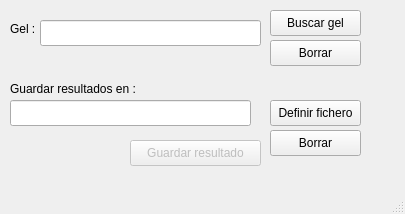
<?xml version="1.0" encoding="UTF-8"?>
<ui version="4.0">
 <class>MainWindow</class>
 <widget class="QMainWindow" name="MainWindow">
  <property name="geometry">
   <rect>
    <x>0</x>
    <y>0</y>
    <width>405</width>
    <height>214</height>
   </rect>
  </property>
  <property name="windowTitle">
   <string>MainWindow</string>
  </property>
  <widget class="QWidget" name="centralwidget">
   <widget class="QLabel" name="label">
    <property name="geometry">
     <rect>
      <x>10</x>
      <y>20</y>
      <width>31</width>
      <height>18</height>
     </rect>
    </property>
    <property name="text">
     <string>&lt;html&gt;&lt;head/&gt;&lt;body&gt;&lt;p&gt;Gel :&lt;/p&gt;&lt;/body&gt;&lt;/html&gt;</string>
    </property>
   </widget>
   <widget class="QLineEdit" name="legel">
    <property name="geometry">
     <rect>
      <x>40</x>
      <y>20</y>
      <width>221</width>
      <height>26</height>
     </rect>
    </property>
    <property name="readOnly">
     <bool>true</bool>
    </property>
   </widget>
   <widget class="QPushButton" name="btnopen">
    <property name="geometry">
     <rect>
      <x>270</x>
      <y>10</y>
      <width>91</width>
      <height>26</height>
     </rect>
    </property>
    <property name="text">
     <string>Buscar gel</string>
    </property>
   </widget>
   <widget class="QPushButton" name="btnclear">
    <property name="geometry">
     <rect>
      <x>270</x>
      <y>40</y>
      <width>91</width>
      <height>26</height>
     </rect>
    </property>
    <property name="text">
     <string>Borrar</string>
    </property>
   </widget>
   <widget class="QLabel" name="label_2">
    <property name="geometry">
     <rect>
      <x>10</x>
      <y>80</y>
      <width>141</width>
      <height>18</height>
     </rect>
    </property>
    <property name="text">
     <string>Guardar resultados en :</string>
    </property>
   </widget>
   <widget class="QLineEdit" name="lecsv">
    <property name="geometry">
     <rect>
      <x>10</x>
      <y>100</y>
      <width>241</width>
      <height>26</height>
     </rect>
    </property>
   </widget>
   <widget class="QPushButton" name="btncsv">
    <property name="geometry">
     <rect>
      <x>270</x>
      <y>100</y>
      <width>91</width>
      <height>26</height>
     </rect>
    </property>
    <property name="text">
     <string>Definir fichero</string>
    </property>
   </widget>
   <widget class="QPushButton" name="btnsave">
    <property name="enabled">
     <bool>false</bool>
    </property>
    <property name="geometry">
     <rect>
      <x>130</x>
      <y>140</y>
      <width>131</width>
      <height>26</height>
     </rect>
    </property>
    <property name="text">
     <string>Guardar resultado</string>
    </property>
   </widget>
   <widget class="QPushButton" name="btnclear_2">
    <property name="geometry">
     <rect>
      <x>270</x>
      <y>130</y>
      <width>91</width>
      <height>26</height>
     </rect>
    </property>
    <property name="text">
     <string>Borrar</string>
    </property>
   </widget>
  </widget>
  <widget class="QStatusBar" name="statusbar"/>
 </widget>
 <resources/>
 <connections/>
</ui>
